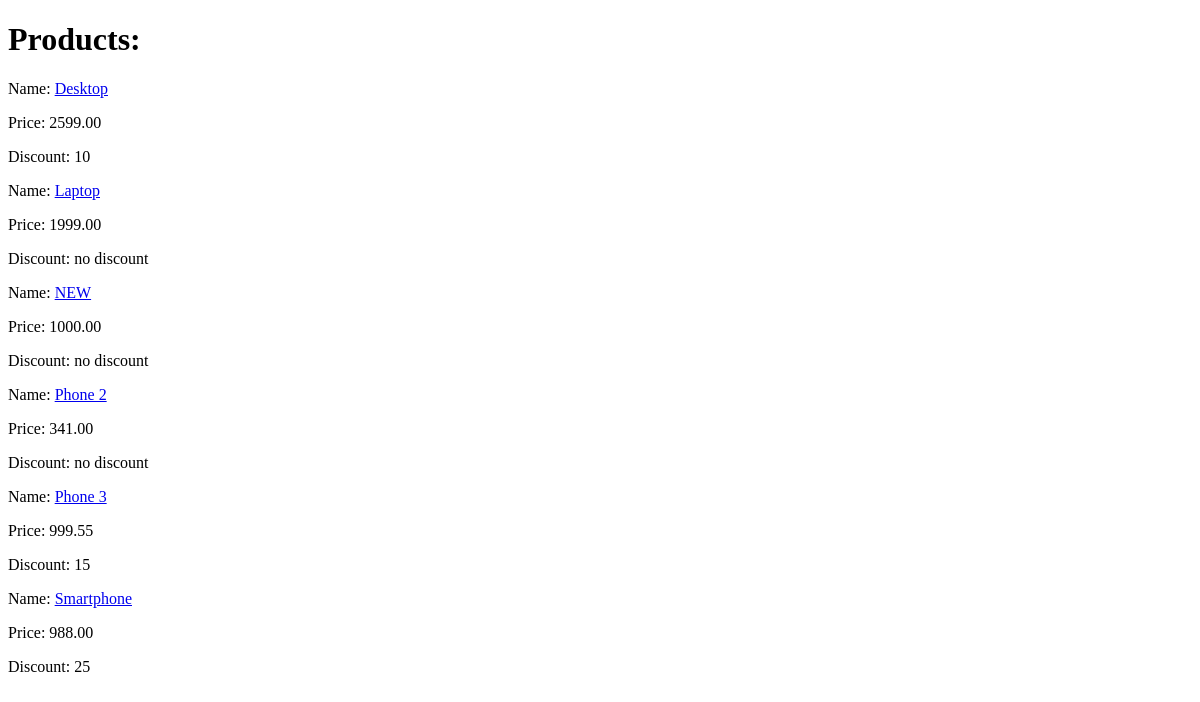
The page /shop/products/ on the database as committed earlier.
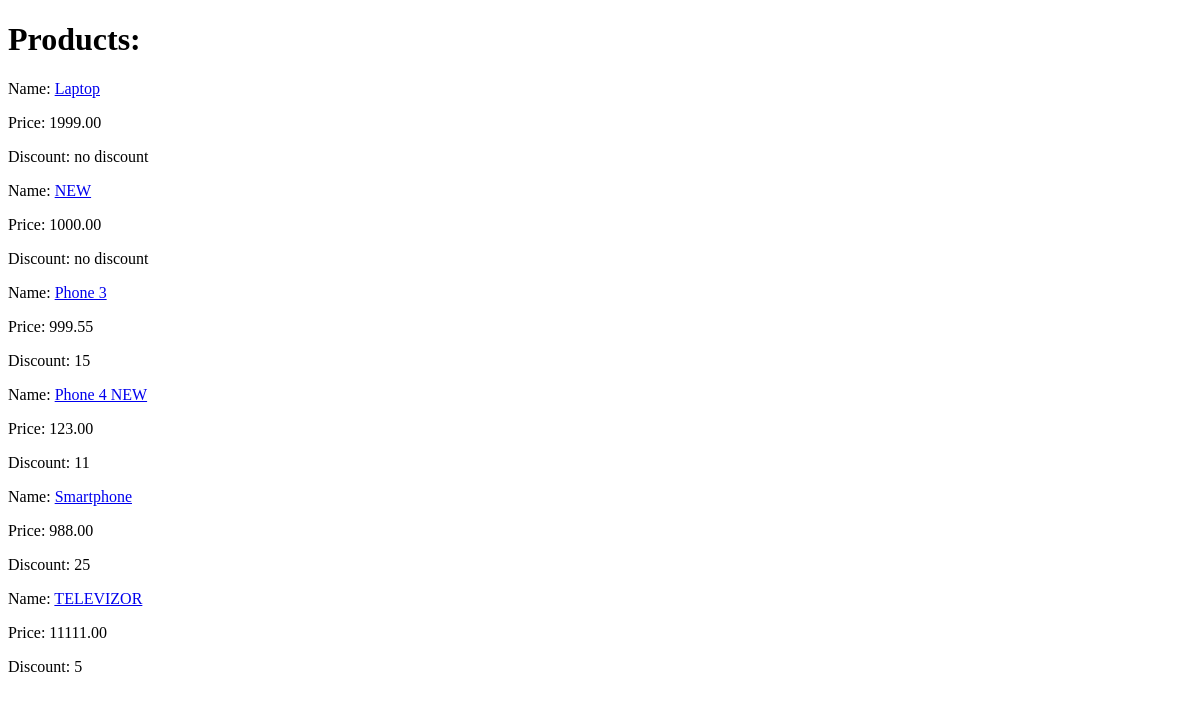
The same page on the database as committed later.
### shopapp/models.py (models this page shows, shortened)
class Product(models.Model):
    class Meta:
        ordering = ['name', 'price']
    name = models.CharField(max_length=100)
    description = models.TextField(null=False, blank=True)
    price = models.DecimalField(default=0, max_digits=8, decimal_places=2)
    discount = models.SmallIntegerField(default=0)
    created_at = models.DateTimeField(auto_now_add=True)
    archived = models.BooleanField(default=False)
    created_by = models.ForeignKey(User, on_delete=models.CASCADE)

### shopapp/views.py (the view)
# urls.py: path('products/', ProductsListView.as_view(), name='products_list'),
class ProductsListView(ListView):
    template_name = 'shopapp/products-list.html'
    context_object_name = 'products'
    queryset = Product.objects.filter(archived=False)

### shopapp/templates/shopapp/products-list.html (shortened to what this page needs)
{% extends 'shopapp/base.html' %}
{% block body %}
	<h1>Products:</h1>
    {% if products %}
        {% for product in products %}
        	<div>
                <p>Name: <a href="{% url 'shopapp:product_details' pk=product.pk %}">{{ product.name }}</a></p>
                <p>Price: {{ product.price }}</p>
                <p>Discount: {% firstof product.discount 'no discount' %}</p>
            </div>
        {% endfor %}
    {% else %}
        <h3>No products yet</h3>
    {% endif %}
{% endblock %}

Rows that differ between the two databases and show on the page:
no longer on this page (row edited): Product: name "Desktop", price "2599.00", discount "10"
no longer on this page (row edited): Product: name "Phone 2", price "341.00", discount "no discount"
added Product: name "Phone 4 NEW", price "123.00", discount "11"
added Product: name "TELEVIZOR", price "11111.00", discount "5"
